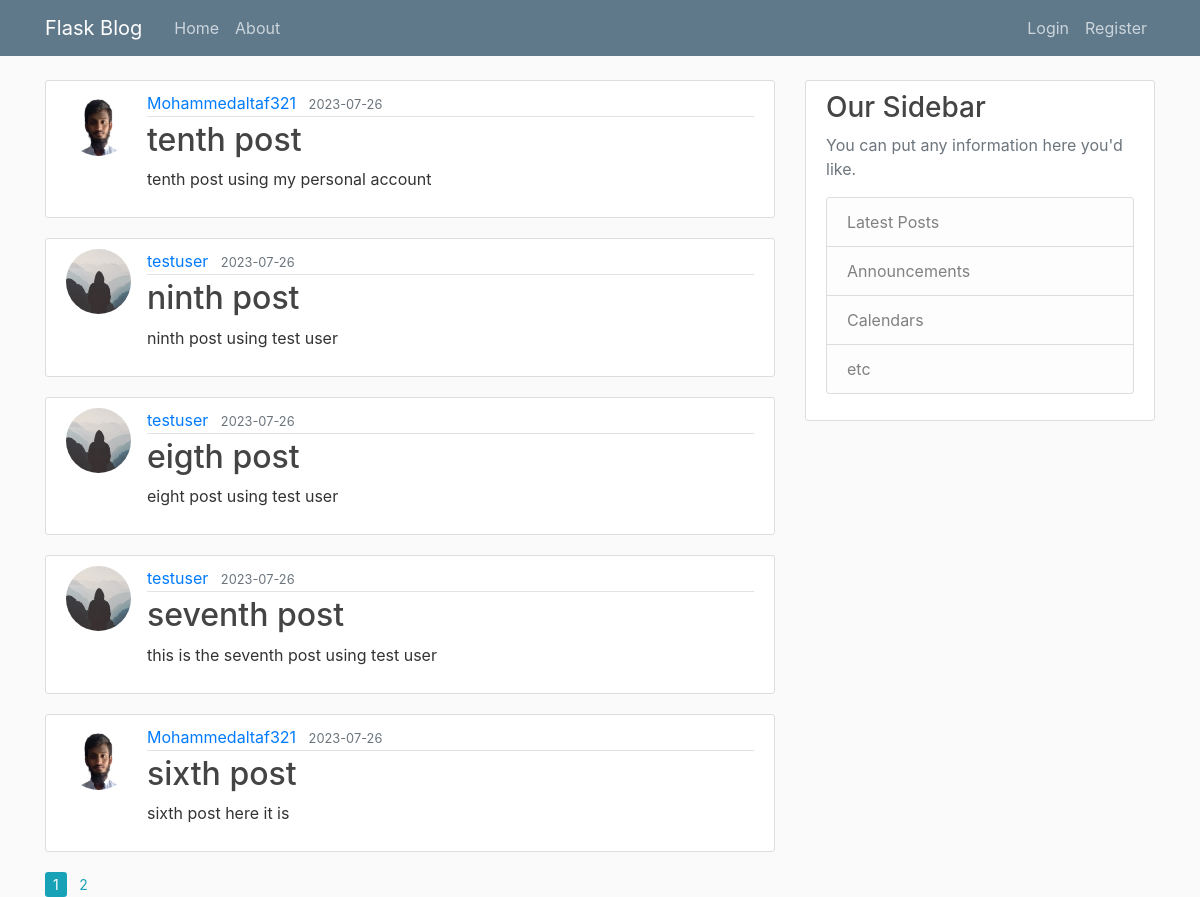
The page /home on the database its author committed.
### flask_blog/models.py (models this page shows, shortened)
class Post(db.Model):
    id = db.Column(db.Integer, primary_key = True)
    title = db.Column(db.String(100), nullable = False)
    date_posted = db.Column(db.DateTime, nullable = False,default = datetime.utcnow) # we are passing function as argument not current time so no paranthesis
    content = db.Column(db.Text, nullable = False)
    user_id = db.Column(db.Integer, db.ForeignKey('user.id'), nullable = False)

class User(db.Model, UserMixin):
    id = db.Column(db.Integer, primary_key=True)
    username = db.Column(db.String(20), unique = True, nullable= False)
    email = db.Column(db.String(120), unique = True, nullable= False)
    image_file = db.Column(db.String(20), nullable= False, default = 'default.jpg') # we can hash image later to 20 size
    password = db.Column(db.String(60), nullable= False)
    posts = db.relationship('Post', backref = 'author', lazy = True) # one to many relationship here

### flask_blog/routes.py (the view)
@app.route('/')
@app.route('/home')
def home():
    page = request.args.get('page', 1, type = int)
    post = Post.query.order_by(Post.date_posted.desc()).paginate(page=page,per_page = 5)
    return render_template("index.html", posts=post, title='Home Page')

### flask_blog/templates/index.html
{% extends "layout.html" %}
{% block content %}
    {% for post in posts.items %}
        <article class="media content-section">
          <img class="rounded-circle article-img" src="{{ url_for('static', filename = 'profile_pics/' + post.author.image_file) }}" alt="">
          <div class="media-body">
            <div class="article-metadata">
              <a class="mr-2" href="#">{{ post.author.username }}</a>
              <small class="text-muted">{{ post.date_posted.strftime('%Y-%m-%d') }}</small>
            </div>
            <h2><a class="article-title" href="{{ url_for('post', post_id = post.id) }}">{{ post.title }}</a></h2>
            <p class="article-content">{{ post.content }}</p>
          </div>
        </article>
    {% endfor %}
    {% for page_num in posts.iter_pages(left_edge=1, right_edge=1, left_current=1, right_current=2)  %}
        {% if page_num %}
        {% if posts.page == page_num %}
        <a class="btn-sm btn-info mb-1" href="{{ url_for('home', page=page_num) }}">{{ page_num }}</a>
        {% else %}
        <a class="btn-sm btn-outline-info mb-1" href="{{ url_for('home', page=page_num) }}">{{ page_num }}</a>
        {% endif %}
        {% else %}
          ...
        {% endif %}
    {% endfor %}
{% endblock content %}

### flask_blog/templates/layout.html (shortened to what this page needs)
<!DOCTYPE html>
<html>
<head>
    <link rel="stylesheet" href="https://maxcdn.bootstrapcdn.com/bootstrap/4.0.0/css/bootstrap.min.css">
    <link rel="stylesheet" type="text/css" href="{{ url_for('static', filename='main.css') }}">
</head>
<body>
    <header class="site-header">
      <nav class="navbar navbar-expand-md navbar-dark bg-steel fixed-top">
        <div class="container">
          <a class="navbar-brand mr-4" href="/">Flask Blog</a>
          <div class="collapse navbar-collapse" id="navbarToggle">
            <div class="navbar-nav mr-auto">
              <a class="nav-item nav-link smooth-link" href="/">Home</a>
              <a class="nav-item nav-link smooth-link" href="/about">About</a>
            </div>
            <div class="navbar-nav">
              {% if current_user.is_authenticated %}
              <a class="nav-item nav-link smooth-link" href="{{url_for('new_post')}}">New Post</a>
              <a class="nav-item nav-link smooth-link" href="/account">Account</a>
              <a class="nav-item nav-link smooth-link" href="/logout">Logout</a>
                {% else %}
                <a class="nav-item nav-link smooth-link" href="/login">Login</a>
                <a class="nav-item nav-link smooth-link" href="/register">Register</a>
              {% endif %}
            </div>
          </div>
        </div>
      </nav>
    </header>
    <main role="main" class="container">
      <div class="row">
        <div class="col-md-8 content-transition">
          {% block content %}{% endblock %}
        </div>
        <div class="col-md-4">
          <div class="content-section">
            <h3>Our Sidebar</h3>
            <p class='text-muted'>You can put any information here you'd like.
              <ul class="list-group">
                <li class="list-group-item list-group-item-light">Latest Posts</li>
                <li class="list-group-item list-group-item-light">Announcements</li>
                <li class="list-group-item list-group-item-light">Calendars</li>
                <li class="list-group-item list-group-item-light">etc</li>
              </ul>
            </p>
          </div>
        </div>
      </div>
    </main>
</body>
</html>

### flask_blog/static/main.css (style rules this page uses)
body { background: #fafafa; color: #333333; margin-top: 5rem; }
h1, h2, h3, h4, h5, h6 { color: #444444; }
.bg-steel { background-color: #5f788a; }
.site-header .navbar-nav .nav-link { color: #cbd5db; }
.content-section { background: #ffffff; padding: 10px 20px; border: 1px solid #dddddd; border-radius: 3px; margin-bottom: 20px; }
.article-title { color: #444444; }
.article-content { white-space: pre-line; }
.article-img { height: 65px; width: 65px; margin-right: 16px; }
.article-metadata { padding-bottom: 1px; margin-bottom: 4px; border-bottom: 1px solid #e3e3e3 }

### rows shown on the page
Post: image_file (picture), author.username "Mohammedaltaf321", date_posted "2023-07-26", title "tenth post", content "tenth post using my personal account"
Post: image_file (placeholder picture), author.username "testuser", date_posted "2023-07-26", title "ninth post", content "ninth post using test user"
Post: image_file (placeholder picture), author.username "testuser", date_posted "2023-07-26", title "eigth post", content "eight post using test user"
Post: image_file (placeholder picture), author.username "testuser", date_posted "2023-07-26", title "seventh post", content "this is the seventh post using test user"
Post: image_file (picture), author.username "Mohammedaltaf321", date_posted "2023-07-26", title "sixth post", content "sixth post here it is"

### other values the page prints
{{ page_num }} "1"
{{ page_num }} "2"
